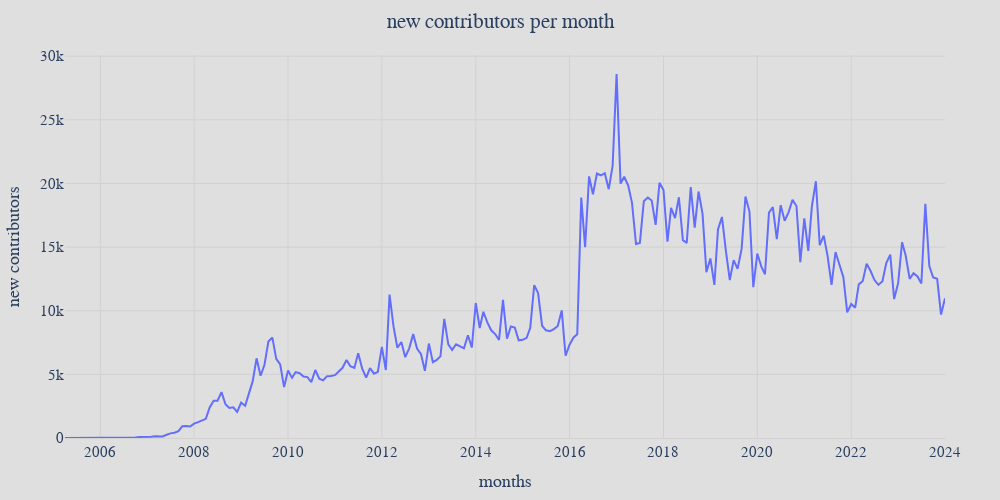

The notebook cell saved with this chart:
### Code cell
plot_config = get_plot_config("general_new_contributor_count_monthly", "new contributors per month", "months", "contributors", y_unit="new contributors")
save_plot_config(plot_config)
show_plot(plot_config)

### Figure 1 — Plotly figure (JSON) as saved in the notebook; plotly's stock layout.template omitted (floating-point values rounded to 4 significant figures; data arrays with more than 128 entries replaced by an {"elided": "..."} marker saying what was removed)
{"data": [{"hovertemplate": "%{x}<br>%{y:,} new contributors", "mode": "lines", "name": "", "type": "scatter", "x": {"elided": "226 str values"}, "y": {"elided": "226 int values"}}], "layout": {"autosize": false, "font": {"family": "Times", "size": 15}, "height": 500, "margin": {"b": 55, "l": 55, "r": 55, "t": 55}, "paper_bgcolor": "#dfdfdf", "plot_bgcolor": "#dfdfdf", "title": {"text": "new contributors per month", "x": 0.5, "xanchor": "center"}, "width": 1000, "xaxis": {"gridcolor": "#d1d1d1", "linecolor": "#d1d1d1", "title": {"text": "months"}}, "yaxis": {"gridcolor": "#d1d1d1", "rangemode": "tozero", "title": {"text": "new contributors"}}}}
